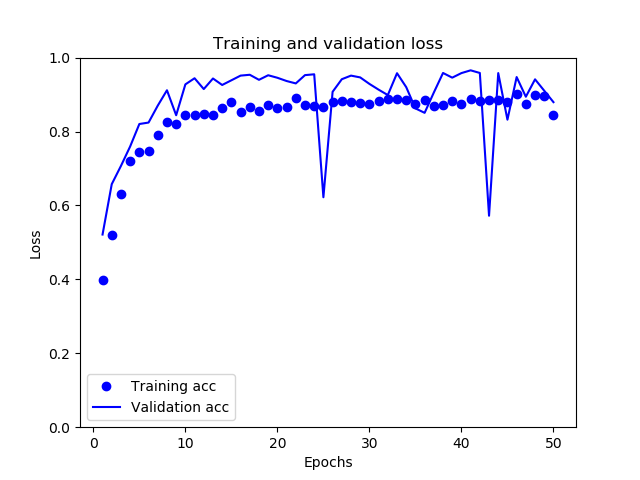

Python code for this plot:
from keras.models import Sequential
from keras.layers import Convolution2D, Dropout
from keras.layers import MaxPooling2D
from keras.layers import Flatten
from keras.layers import Dense
from keras import backend as K
from models.cnn.cnn_tests.customfunctions import get_init_conv_layer, get_conv_layer, \
    get_maxpool_layer, get_dropout_layer, get_dense_layer, create_plot_acc, create_plot_loss, get_fit_generator, \
    get_train_data_gen, get_test_data_gen, get_image_data_gen, get_rescale_gen

graph_acc_name = "cnn_4_acc"
graph_loss_name = "cnn_4_loss"
model_name = "cnn_4.h5"

classifier = Sequential()

classifier.add(get_init_conv_layer(64, 3, 1))
classifier.add(get_maxpool_layer(2))

classifier.add(get_conv_layer(128, 3, 1))
classifier.add(get_maxpool_layer(2))

classifier.add(get_conv_layer(256, 3, 1))
classifier.add(get_maxpool_layer(2))

classifier.add(get_conv_layer(512, 3, 1))
classifier.add(get_maxpool_layer(2))

classifier.add(Dropout(0.5))
classifier.add(Flatten())

classifier.add(get_dense_layer(2048))

classifier.add(Dense(activation="softmax", units=3))

classifier.compile(optimizer='rmsprop', loss='categorical_crossentropy', metrics=['accuracy'])

train_datagen = get_image_data_gen()

test_datagen = get_rescale_gen()

training_set = get_train_data_gen(train_datagen)

test_set = get_test_data_gen(test_datagen)

history = get_fit_generator(classifier, training_set, test_set)
create_plot_acc(history, graph_acc_name)
create_plot_loss(history, graph_loss_name)

# classifier.save(model_name)
K.clear_session()
